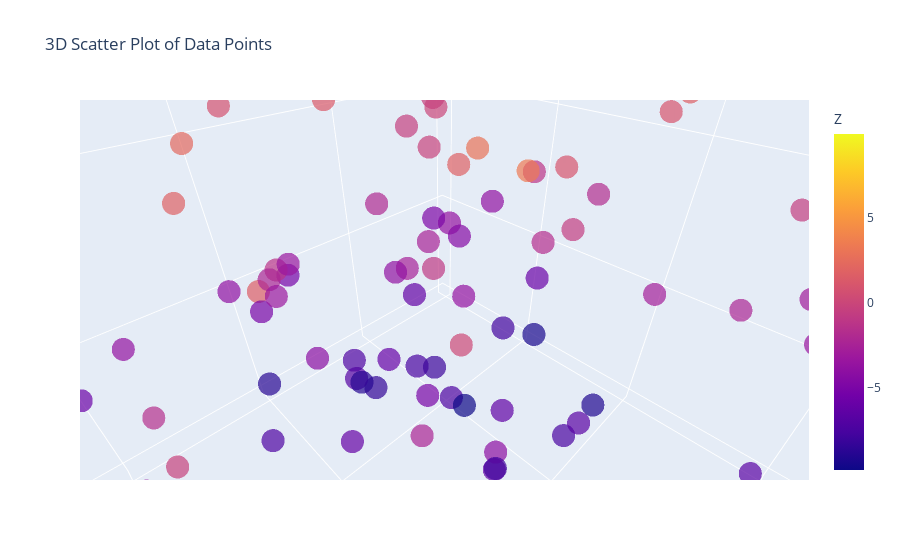

Here is the notebook cell this chart was saved with:
### Code cell
import plotly.express as px
import numpy as np
import pandas as pd

# Set the seed for reproducibility
np.random.seed(30)

# Generate the dataset
data = {
    'X': np.random.uniform(-10, 10, 300),
    'Y': np.random.uniform(-10, 10, 300),
    'Z': np.random.uniform(-10, 10, 300)
}

# Create a DataFrame
df = pd.DataFrame(data)

# Create a 3D scatter plot
fig = px.scatter_3d(df, x='X', y='Y', z='Z', title='3D Scatter Plot of Data Points', color='Z', opacity=0.7)

# Show the plot
fig.show()

### Figure 1 — Plotly figure (JSON) as saved in the notebook; plotly's stock layout.template omitted (floating-point values rounded to 4 significant figures; data arrays with more than 128 entries replaced by an {"elided": "..."} marker saying what was removed)
{"data": [{"hovertemplate": "X=%{x}<br>Y=%{y}<br>Z=%{marker.color}<extra></extra>", "legendgroup": "", "marker": {"color": {"elided": "300 float values"}, "coloraxis": "coloraxis", "opacity": 0.7, "symbol": "circle"}, "mode": "markers", "name": "", "scene": "scene", "showlegend": false, "type": "scatter3d", "x": {"elided": "300 float values"}, "y": {"elided": "300 float values"}, "z": {"elided": "300 float values"}}], "layout": {"autosize": true, "coloraxis": {"colorbar": {"title": {"text": "Z"}}, "colorscale": [[0, "#0d0887"], [0.1111, "#46039f"], [0.2222, "#7201a8"], [0.3333, "#9c179e"], [0.4444, "#bd3786"], [0.5556, "#d8576b"], [0.6667, "#ed7953"], [0.7778, "#fb9f3a"], [0.8889, "#fdca26"], [1, "#f0f921"]]}, "legend": {"tracegroupgap": 0}, "scene": {"aspectmode": "auto", "aspectratio": {"x": 0.9933, "y": 1.007, "z": 0.9996}, "camera": {"center": {"x": 0, "y": 0, "z": 0}, "eye": {"x": 0.178, "y": 0.178, "z": 0.178}, "projection": {"type": "perspective"}, "up": {"x": 0, "y": 0, "z": 1}}, "domain": {"x": [0, 1], "y": [0, 1]}, "xaxis": {"title": {"text": "X"}, "type": "linear"}, "yaxis": {"title": {"text": "Y"}, "type": "linear"}, "zaxis": {"title": {"text": "Z"}, "type": "linear"}}, "title": {"text": "3D Scatter Plot of Data Points"}}}
